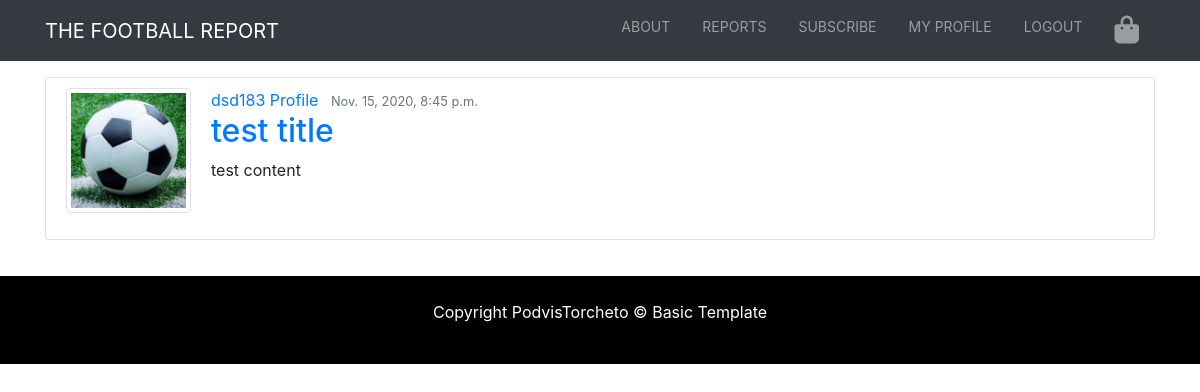
The app's page /test/ (signed in), older data.
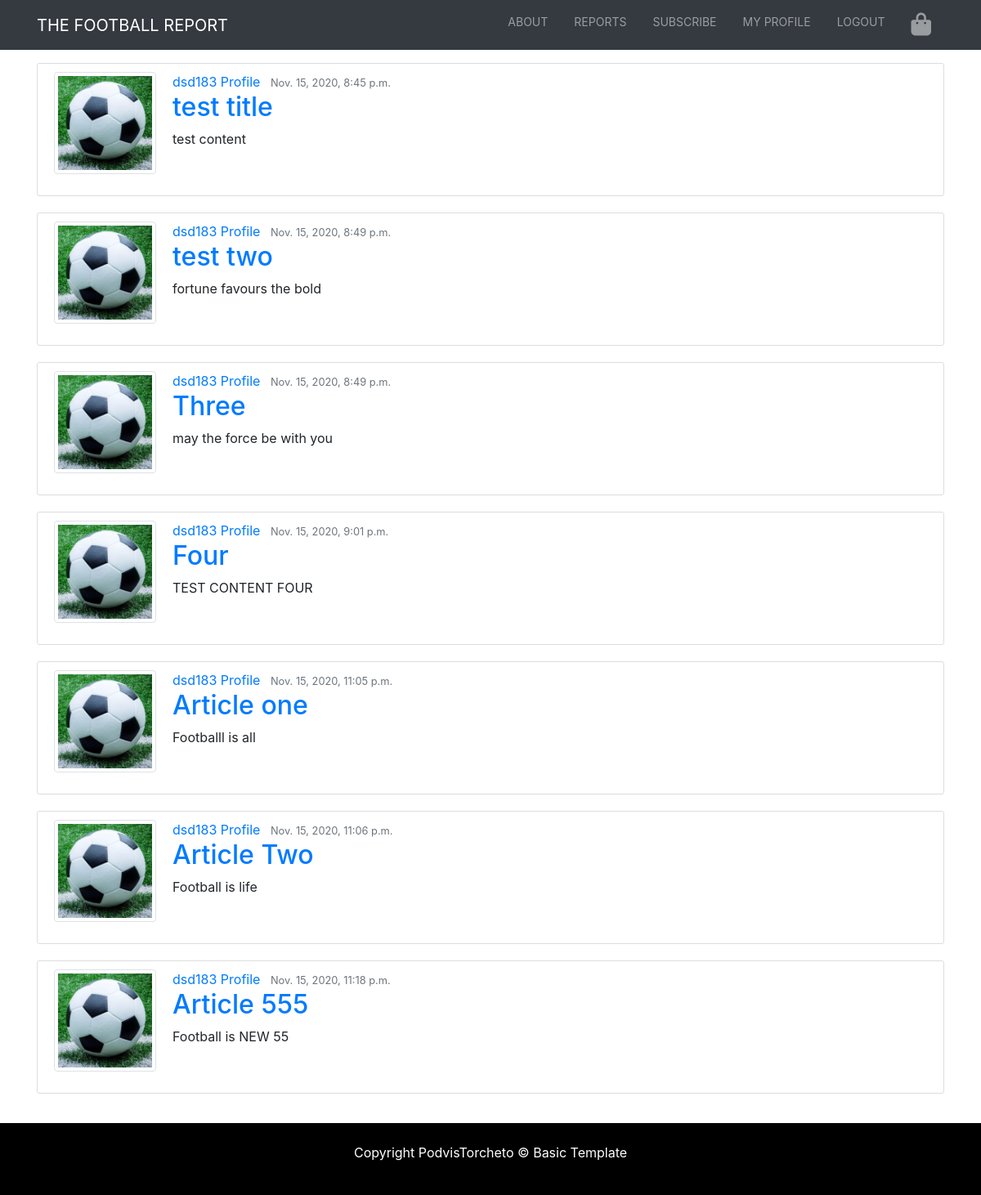
The same page, newer data.
### blog/models.py (models this page shows, shortened)
class Article(models.Model):
    title = models.CharField(max_length=100)
    content = models.TextField()
    date_posted = models.DateTimeField(default=timezone.now)
    author = models.ForeignKey(Profile, on_delete=models.CASCADE)

### profiles/models.py (models this page shows)
class Profile(models.Model):
    user = models.OneToOneField(User, on_delete=models.CASCADE)
    image = models.ImageField(default="default.jpg", upload_to="profile_pics")
    def __str__(self):
        return f'{self.user.username} Profile'

### homepage/views.py (the view)
# urls.py: path('', views.home, name='home'),
def home(request):
    context = {
        'articles': Article.objects.all()
    }
    return render(request, 'homepage/index.html', context)

### cart/contexts.py (called while the page is built)
def cart_contents(request):
    cart = request.session.get('cart', {})
    cart_items = []
    total = 0
    subscription_count = 0
    """
    context = {
        'cart_items': cart_items,
        'total': total,
        'subscription_count': subscription_count,
    }"""
    for id, quantity in cart.items():
        subscription = get_object_or_404(Subscription, pk=id)
        total += quantity * subscription.price
        subscription_count += quantity
        cart_items.append({'id': id, 'quantity': quantity, 'subscription': subscription})
    return {'cart_items': cart_items, 'total': total, 'suscription_count': subscription_count}

### homepage/templates/homepage/index.html
{% extends "base.html" %} {% load static %} {% block content %}
<section id="blog" class="py-3">
<div class="container">
        {% for article in articles %}
        <article class="media content-section">
          <img class="account-img img-thumbnail" src="{{ user.profile.image.url }}">
          <div class="media-body">
            <div class="article-metadata">
              <a class="mr-2" href="#">{{ article.author }}</a>
              <small class="text-muted">{{ article.date_posted }}</small>
            </div>
            <h2><a class="article-title" href="{% url 'article_detail' article.id %}">{{ article.title }}</a></h2>
            <p class="article-content">{{ article.content }}</p>
          </div>
        </article>
        {% endfor %}
</div>
</section>
{% endblock %}

Row changes from the older to the newer data that the page shows:
added Article: profile.image (placeholder picture), author "dsd183 Profile", date_posted "Nov. 15, 2020, 8:49 p.m.", title "test two", content "fortune favours the bold"
added Article: profile.image (placeholder picture), author "dsd183 Profile", date_posted "Nov. 15, 2020, 8:49 p.m.", title "Three", content "may the force be with you"
added Article: profile.image (placeholder picture), author "dsd183 Profile", date_posted "Nov. 15, 2020, 9:01 p.m.", title "Four", content "TEST CONTENT FOUR"
added Article: profile.image (placeholder picture), author "dsd183 Profile", date_posted "Nov. 15, 2020, 11:05 p.m.", title "Article one", content "Footballl is all"
added Article: profile.image (placeholder picture), author "dsd183 Profile", date_posted "Nov. 15, 2020, 11:06 p.m.", title "Article Two", content "Football is life"
added Article: profile.image (placeholder picture), author "dsd183 Profile", date_posted "Nov. 15, 2020, 11:18 p.m.", title "Article 555", content "Football is NEW 55"
